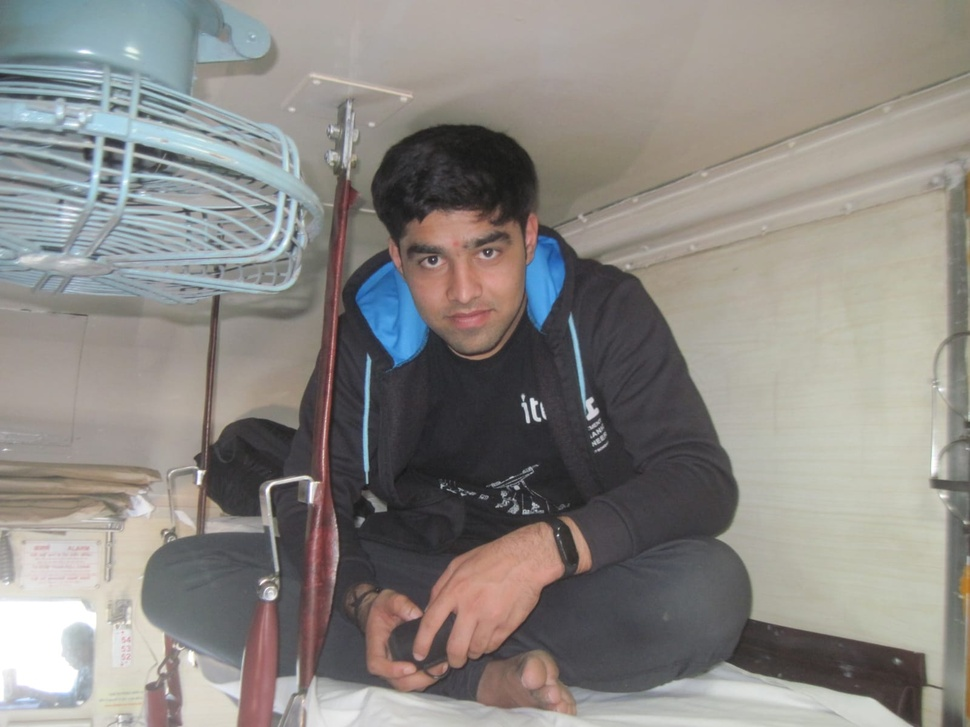
#> input picture Task01/dataset/WhatsApp Image 2023-01-29 at 01.03.33.jpeg, 970 x 727 px, shrunk from 1600 x 1200 before the run, given in place of dataset, which was not available
$ python detect-edge.py --path ../dataset
#> lines starting #> are read from the running program, lines starting #| are printed output that depends on the picture; after the words box and inside, x2 and y2 are one past the last pixel; in counts of white or black regions, pixels touching at a corner belong together
import cv2
import argparse

parser = argparse.ArgumentParser(prog='detectContour',
                                 description='Detects edges present in the image',
                                 )

parser.add_argument('-i', '--path', help='Takes path of the directory containing images')

args = parser.parse_args()

image_loc = r"{}".format(args.path)

img = cv2.imread(image_loc)
#> img is the input picture: shape (727, 970, 3); mean B, G, R 131.8, 135.7, 139.1

# these threshold values are found by hit and trial method
lower_thresh = 220
upper_thresh = 250

canny_img = cv2.Canny(img, lower_thresh, upper_thresh)
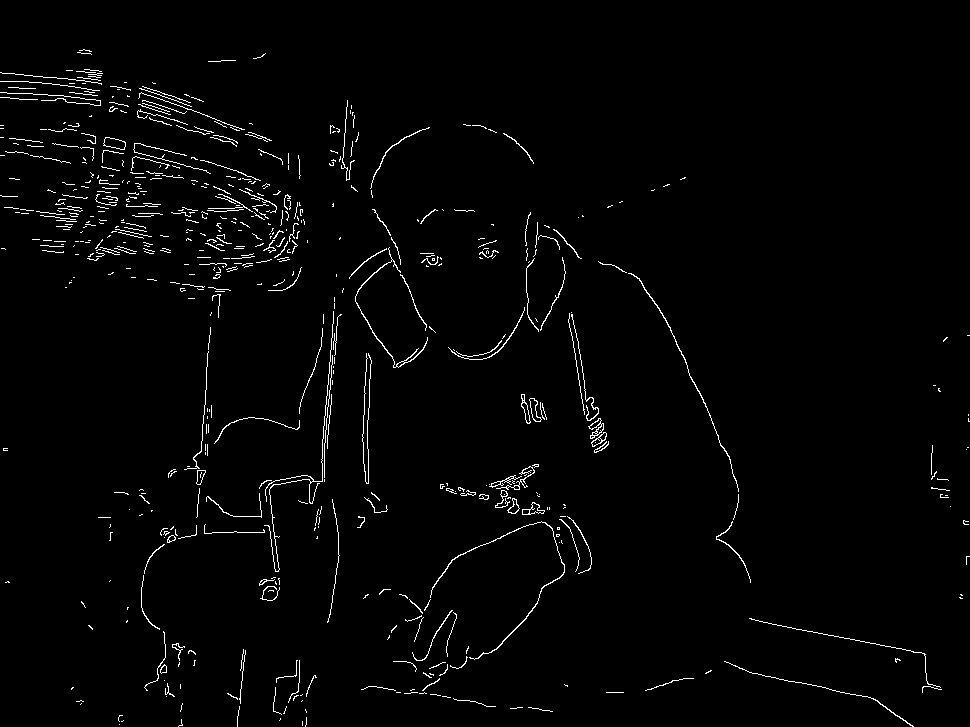
#> canny_img: shape (727, 970); 1.9% white in thin lines or dots
cv2.imshow('Canny image', canny_img)
cv2.waitKey(0)
cv2.destroyAllWindows()

$ run again, on Task01/dataset/WhatsApp Image 2023-01-29 at 01.04.12.jpeg
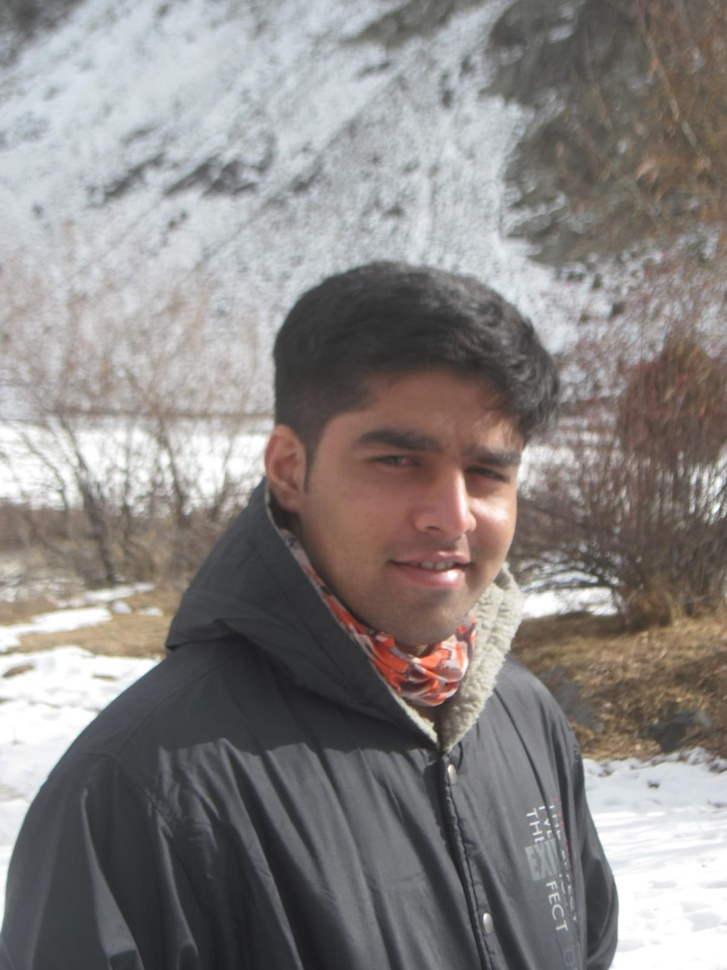
#> input picture Task01/dataset/WhatsApp Image 2023-01-29 at 01.04.12.jpeg, 727 x 970 px, shrunk from 1200 x 1600 before the run, given in place of dataset, which was not available
#> img is the input picture: shape (970, 727, 3); mean B, G, R 130.1, 131.8, 136.2
#> `canny_img = cv2.Canny(img, lower_thresh, upper_thresh)`:
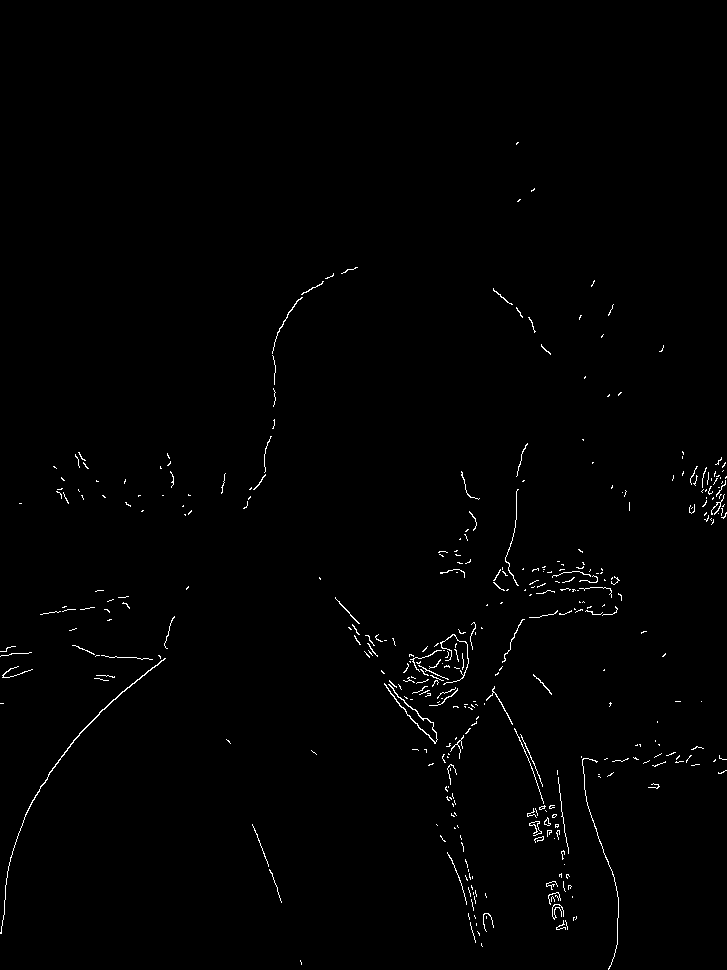
#> canny_img: shape (970, 727); 0.83% white in thin lines or dots, all inside (x1, y1, x2, y2) = (0, 142, 727, 970)

$ run again, on Task01/dataset/WhatsApp Image 2023-01-29 at 01.04.44.jpeg
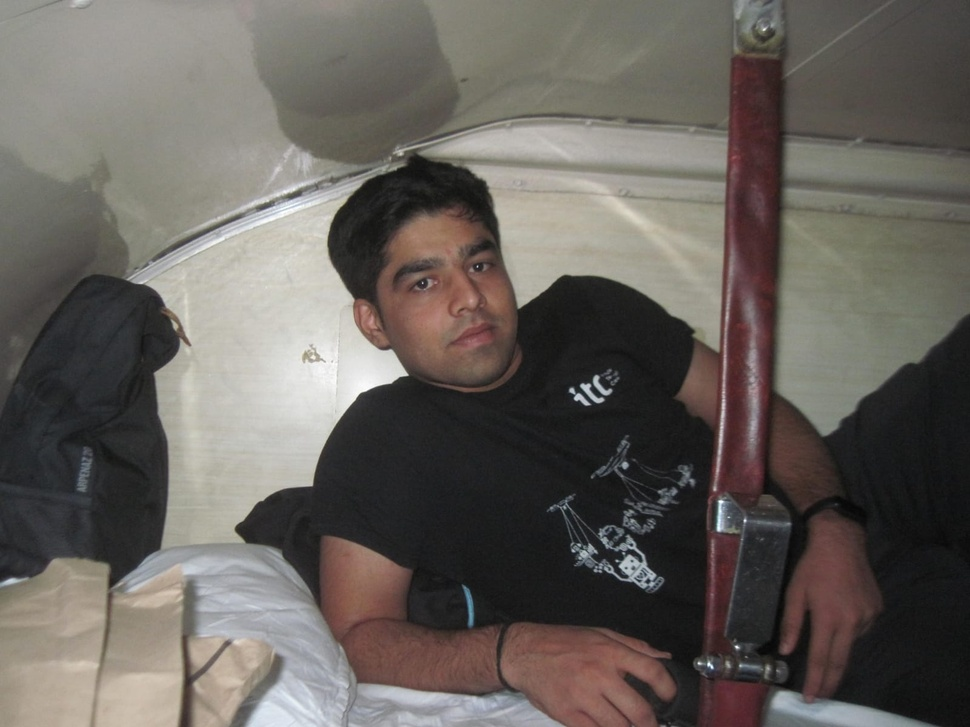
#> input picture Task01/dataset/WhatsApp Image 2023-01-29 at 01.04.44.jpeg, 970 x 727 px, shrunk from 1600 x 1200 before the run, given in place of dataset, which was not available
#> img is the input picture: shape (727, 970, 3); mean B, G, R 92.2, 97.3, 102.4
#> `canny_img = cv2.Canny(img, lower_thresh, upper_thresh)`:
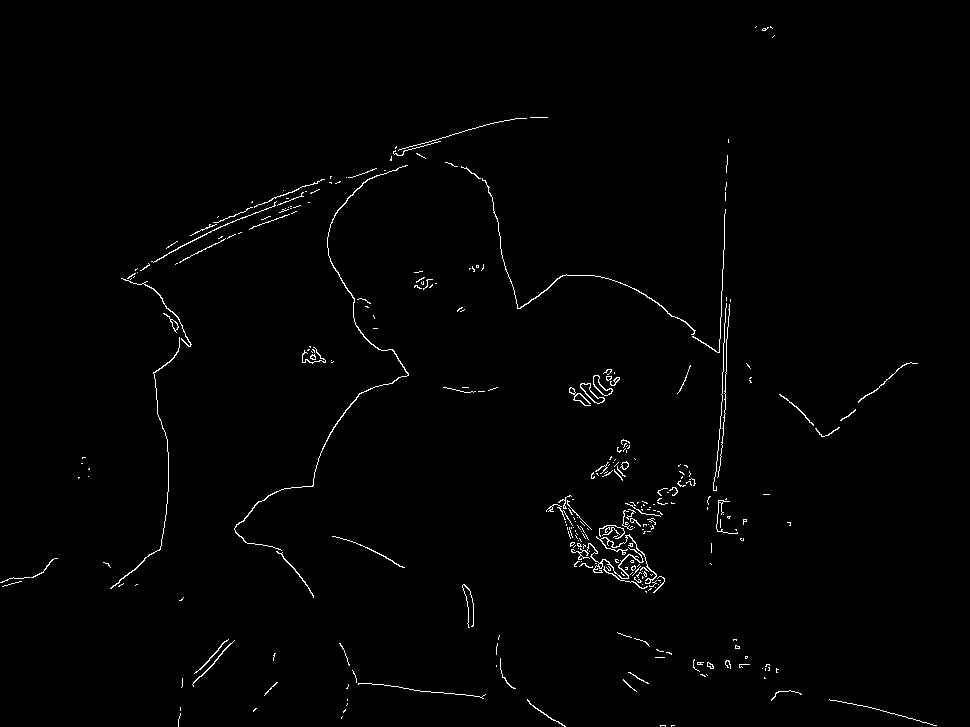
#> canny_img: shape (727, 970); 1.1% white in thin lines or dots
